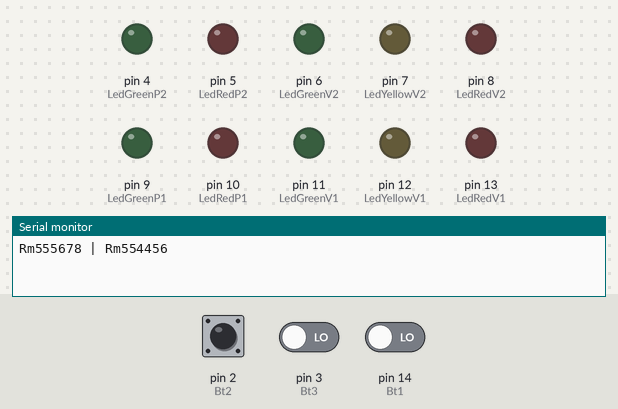
Simulated run of this sketch. Board: Arduino Uno, built with avr-gcc and run on an emulated ATmega328P. On the bench: output pins drawn as LEDs (lit = HIGH), the last lines printed to the serial monitor. Dashed ring = blinking. Inputs (shaded band) come from the test bench; at power-on: pin 2 (Bt2) LOW, pin 3 (Bt3) LOW, pin 14 (Bt1) LOW.

Above: at 1.2 s.
1.3 s: pin 2 (Bt2) driven HIGH
At 1.4 s:
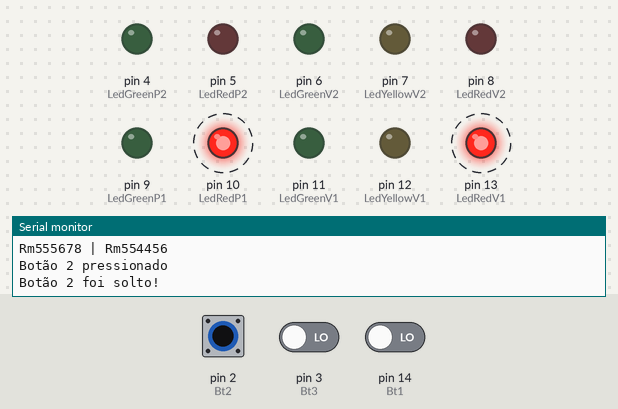
4.3 s: pin 2 (Bt2) driven LOW and pin 3 (Bt3) driven HIGH and pin 14 (Bt1) driven HIGH
At 5.5 s:
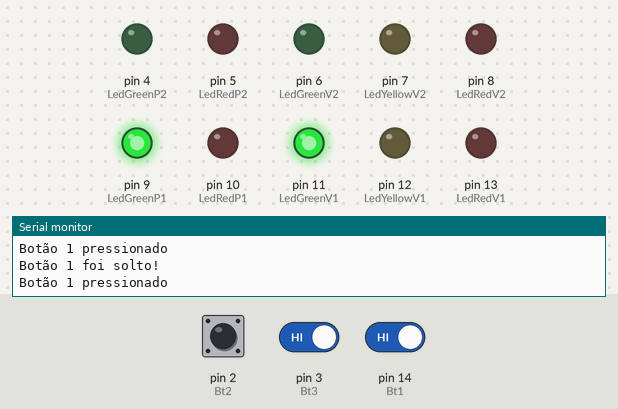
6.0 s: pin 2 (Bt2) pulsed HIGH 2 times (0.12 s each, 0.3 s apart)
At 6.18 s:
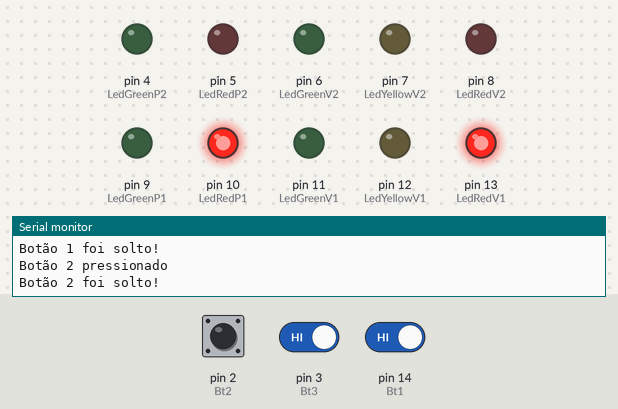
Timing chart, 0 to 9.0 s (numbered marks = the images above; inputs shaded):
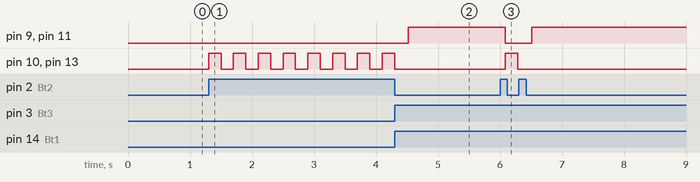

Measured:
- after the input at 1.3 s, pin 10 (LedRedP1), pin 13 (LedRedV1): alternates HIGH for 0.20 s and LOW for 0.20 s, starting at once
- after the input at 4.3 s, pin 9 (LedGreenP1), pin 11 (LedGreenV1): LOW → HIGH after 0.22 s; pin 10 (LedRedP1), pin 13 (LedRedV1): goes on until 4.3 s, then stays LOW
- after the input at 6.0 s, pin 9 (LedGreenP1), pin 11 (LedGreenV1): HIGH → LOW after 0.09 s, → HIGH 0.42 s later; pin 10 (LedRedP1), pin 13 (LedRedV1): LOW → HIGH after 0.09 s, → LOW 0.20 s later

The sketch:

cp1.ino
```cpp
// Placa Esquerda
#define LedRedV1 13
#define LedYellowV1 12
#define LedGreenV1 11
#define LedRedP1 10
#define LedGreenP1 9

// Placa Direita
#define LedRedV2 8
#define LedYellowV2 7
#define LedGreenV2 6
#define LedRedP2 5
#define LedGreenP2 4

// Botoes
#define Bt1 14
#define Bt2 2
#define Bt3 3

// // Variaveis globais
int valor;
bool piscando = 0;
bool flag1 = 0;
bool flag2 = 0;
bool flag3 = 0;


void setup() {
  Serial.begin(9600);

  for (int i = 4; i <= 13; i++) {
    pinMode(i, OUTPUT);
  }

  pinMode(Bt1, INPUT);
  pinMode(Bt2, INPUT);
  pinMode(Bt3, INPUT);

  Serial.println("Rm555678 | Rm554456");
}


void loop() {
  // REMOVA O COMENTÁRIO DA QUESTÃO QUE QUER TESTAR

  //questao2();
  // questao3();
  // questao4();
  questao5();
}

void questao2() {
  desligaLeds();
  //Fase 01
  // Sem1
  digitalWrite(LedGreenV1, HIGH);
  digitalWrite(LedRedP1, HIGH);
  // Sem 2
  digitalWrite(LedRedV2, HIGH);
  digitalWrite(LedGreenP2, HIGH);

  delay(5000);
  digitalWrite(LedGreenV1, LOW);
  digitalWrite(LedRedP1, LOW);

  digitalWrite(LedRedV2, LOW);
  digitalWrite(LedGreenP2, LOW);
  // Fase 02
  // Sem1
  digitalWrite(LedYellowV1, HIGH);
  digitalWrite(LedRedP1, HIGH);
  // Sem2
  digitalWrite(LedYellowV2, HIGH);
  for (int i = 0; i < 4; i++) {
    digitalWrite(LedRedP2, HIGH);
    delay(400);
    digitalWrite(LedRedP2, LOW);
    delay(400);
  }
  digitalWrite(LedRedP2, HIGH);
  // delay(2000); SUBSTITUI O DELAY PELO LED PISCANDO 10X
  digitalWrite(LedYellowV1, LOW);
  digitalWrite(LedRedP1, LOW);

  digitalWrite(LedYellowV2, LOW);
  // digitalWrite(LedRedP2, LOW);

  // Fase 03
  // Sem 1
  digitalWrite(LedRedV1, HIGH);
  digitalWrite(LedGreenP1, HIGH);
  // Sem 2
  digitalWrite(LedGreenV2, HIGH);
  digitalWrite(LedRedP2, HIGH);

  delay(5000);
  digitalWrite(LedRedV1, LOW);
  digitalWrite(LedGreenP1, LOW);
  // Fase 04
  // Sem 1
  digitalWrite(LedRedV1, HIGH);

  for (int i = 0; i < 4; i++) {
    digitalWrite(LedRedP1, HIGH);
    delay(400);
    digitalWrite(LedRedP1, LOW);
    delay(400);
  }
  digitalWrite(LedRedV1, LOW);
  digitalWrite(LedGreenV2, LOW);
  digitalWrite(LedRedP2, LOW);
}

void desligaLeds() {
  for (int i = 4; i <= 13; i++) {
    digitalWrite(i, LOW);
  }
}

void questao3() {
  valor = analogRead(A4);
  Serial.println(valor);

  if (valor < 200) {
    digitalWrite(LedYellowV1, LOW);
    digitalWrite(LedRedP1, LOW);
    digitalWrite(LedGreenP1, HIGH);
  } else if (valor >= 200 & valor < 650) {
    digitalWrite(LedRedP1, LOW);
    digitalWrite(LedGreenP1, LOW);
    digitalWrite(LedYellowV1, HIGH);
  } else if (valor >= 650 & valor < 950) {
    digitalWrite(LedYellowV1, LOW);
    digitalWrite(LedRedP1, HIGH);
  } else if (valor > 950 & valor < 1000) {
    digitalWrite(LedRedP1, LOW);
    for (int i = 0; i < 3; i++) {
      digitalWrite(LedRedV1, HIGH);
      digitalWrite(LedRedP1, HIGH);
      digitalWrite(LedYellowV1, HIGH);
      digitalWrite(LedGreenV1, HIGH);
      digitalWrite(LedGreenP1, HIGH);

      delay(200);

      digitalWrite(LedRedV1, LOW);
      digitalWrite(LedRedP1, LOW);
      digitalWrite(LedYellowV1, LOW);
      digitalWrite(LedGreenV1, LOW);
      digitalWrite(LedGreenP1, LOW);

      delay(200);
    }
  } else if (valor > 1000) {
    for (int i = 0; i < 3; i++) {
      digitalWrite(LedRedV1, HIGH);
      digitalWrite(LedRedP1, HIGH);

      delay(200);

      digitalWrite(LedRedV1, LOW);
      digitalWrite(LedRedP1, LOW);

      delay(200);
    }
    Serial.print("ALARME!!!");
  }
}

void questao4() {
  int limite_inf = 100;
  int limite_sup = 950;

  valor = analogRead(A4);
  Serial.println(valor);

  if (valor > limite_sup) {
    digitalWrite(LedRedV1, HIGH);
    digitalWrite(LedYellowV1, HIGH);
  } else if (valor == limite_inf) {
    digitalWrite(LedRedV1, LOW);
    digitalWrite(LedYellowV1, LOW);
  } else if (valor > limite_sup) {
    digitalWrite(LedRedV1, HIGH);
    digitalWrite(LedYellowV1, HIGH);
  } else if (valor < limite_inf) {
    digitalWrite(LedRedV1, LOW);
    digitalWrite(LedYellowV1, LOW);
  }
}

/*
  Questao 5

• Etapa 1: Quando o Arduino detectar que o estado do botão 1 passou de ligado para desligado (PULSO),
  os dois LEDs verdes devem acender.
• Etapa 2: Quando o Arduino detectar que o estado do botão 2 passou de ligado para desligado (PULSO),
  os LEDs vermelhos começam a piscar. Os verdes apagam.
• Etapa 3: Quando o Arduino detectar que o estado do botão 3 passou de ligado para desligado (PULSO),
  os LEDs vermelhos apagam. Ciclo reinicia.
*/

// void questao5() {
//   // Insira aqui o código da questão 05
//   // Etapa 01
//   statusBt1 = digitalRead(Bt1);
//   delay(100);

//   if (statusBt1 == 1 && flag1 == 0) {
//     Serial.println("Botão 1 foi pressionado");
//     flag1 = 1;
//   }
//   if (statusBt1 == 0 && flag1 == 1) {
//     Serial.println("Botão 1 foi desligado");
//     flag1 = 0;
//     digitalWrite(LedGreenV1, HIGH);
//     digitalWrite(LedGreenP1, HIGH);
//   }

//   // Etapa 2
//   statusBt2 = digitalRead(Bt2);

//   delay(100);

//   if (statusBt2 == 1 && flag2 == 0) {
//     Serial.println("Botão 2 foi pressionado");
//     flag2 = 1;
//   }
//   if (statusBt2 == 0 && flag2 == 1) {
//     Serial.println("Botão 2 foi desligado");
//     flag2 = 0;
//     digitalWrite(LedGreenV1, LOW);
//     digitalWrite(LedGreenP1, LOW);
//     while (flag3 == 0 && statusBt3 == 0) {
//       statusBt3 = digitalRead(Bt3);
//       delay(100);
//       if (statusBt3 == 1 && flag3 == 0) {
//         Serial.println("Botão 3 foi pressionado");
//         flag3 = 1;
//       }
//       if (statusBt3 == 0 && flag3 == 1) {
//         Serial.println("Botão 3 foi desligado");
//         flag3 = 0;
//       }
//       digitalWrite(LedRedP1, HIGH);
//       digitalWrite(LedRedV1, HIGH);
//       delay(500);
//       digitalWrite(LedRedP1, LOW);
//       digitalWrite(LedRedV1, LOW);
//       delay(500);
//     }
//   }

//   // Etapa 3
// }


void piscaVermelho() {
  digitalWrite(LedRedV1, HIGH);
  digitalWrite(LedRedP1, HIGH);
  delay(200);
  digitalWrite(LedRedV1, LOW);
  digitalWrite(LedRedP1, LOW);
  delay(200);
}
void questao5() {

  bool status1 = digitalRead(Bt1);


  if (status1 == 1 && flag1 == 0) {
    flag1 = 1;
    Serial.println("Botão 1 pressionado");
  }
  if (status1 == 1 && flag1 == 1) {
    flag1 = 0;
    Serial.println("Botão 1 foi solto!");
    digitalWrite(LedGreenP1, HIGH);
    digitalWrite(LedGreenV1, HIGH);
  }

  bool status2 = digitalRead(Bt2);

  if (status2 == 1 && flag2 == 0) {
    flag2 = 1;
    Serial.println("Botão 2 pressionado");
  }
  if (status2 == 1 && flag2 == 1) {
    flag2 = 0;
    Serial.println("Botão 2 foi solto!");
    // Apaga os led's verde
    digitalWrite(LedGreenP1, LOW);
    digitalWrite(LedGreenV1, LOW);

    // Começa a piscar o vermelho
    piscando = 1;
  }

  while (piscando) {
    piscaVermelho();
    bool status3 = digitalRead(Bt3);

    if (status3 == 1 && flag3 == 0) {
      flag3 = 1;
      Serial.println("Botão 3 pressionado");
    }
    if (status3 == 1 && flag3 == 1) {
      flag3 = 0;
      Serial.println("Botão 3 foi solto!");
      piscando = 0;
    }
  }
}
```
